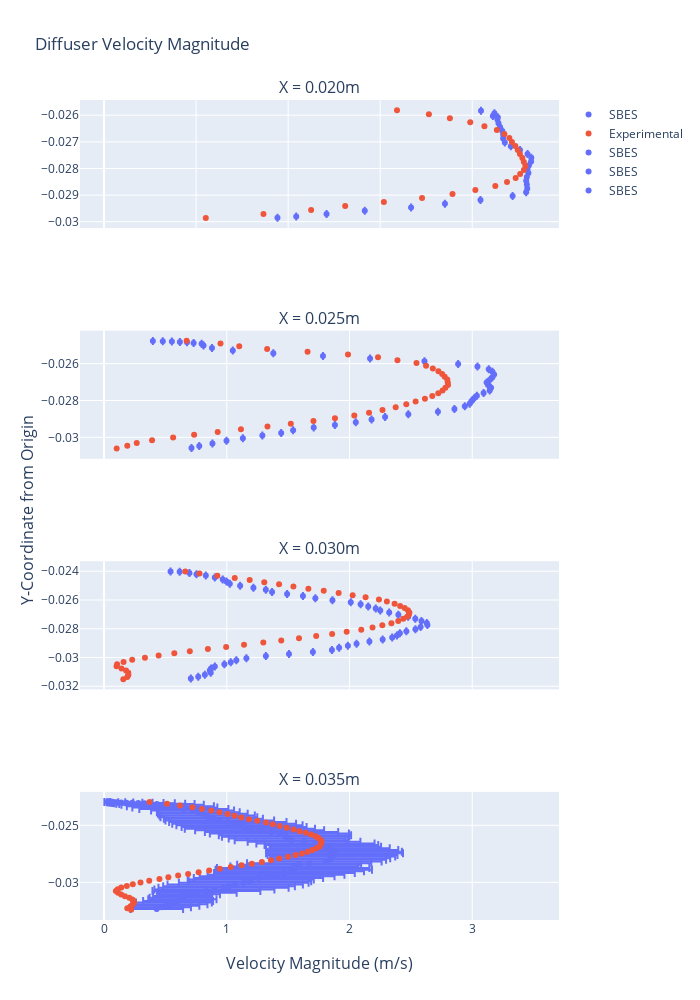

Notebook code cell kept with this figure:
### Code cell
color10_16 = ['#636EFA', '#EF553B', '#00CC96', '#AB63FA', '#FFA15A', '#19D3F3', '#FF6692', '#B6E880', '#FF97FF',
              '#FECB52']
fig1 = make_subplots(
    rows=4,
    cols=1,
    shared_xaxes=True,
    x_title="Velocity Magnitude (m/s)",
    y_title="Y-Coordinate from Origin",
    subplot_titles=("X = 0.020m", "X = 0.025m", "X = 0.030m", "X = 0.035m"))

fig1.add_trace(go.Scatter(x=d1_df['velocity-magnitude_bin_mean'],
                          y=d1_df['y-coordinate_bin_mean'],
                          mode='markers',
                          name='SBES',
                          line=dict(color=color10_16[0]),
                          # error_x_array=d4_df['velocity-magnitude_std'],
                          error_x_array=d1_df['y-coordinate_std']
                          ),
               row=1, col=1)

fig1.add_trace(go.Scatter(x=experimental_df['inst_Vmag'],
                          y=experimental_df['Y'],
                          mode='markers',
                          name='Experimental',
                          line=dict(color=color10_16[1])),
               row=1, col=1)

fig1.add_trace(go.Scatter(x=d2_df['velocity-magnitude_bin_mean'],
                          y=d2_df['y-coordinate_bin_mean'],
                          mode='markers',
                          name='SBES',
                          line=dict(color=color10_16[0]),
                          # error_x_array=d4_df['velocity-magnitude_std'],
                          error_x_array=d2_df['y-coordinate_std']
                          ),
               row=2, col=1)

fig1.add_trace(go.Scatter(x=experimental_df['inst_Vmag.1'],
                          y=experimental_df['Y.1'],
                          mode='markers',
                          name='Experimental',
                          line=dict(color=color10_16[1]),
                          showlegend=False),
               row=2, col=1)

fig1.add_trace(go.Scatter(x=d3_df['velocity-magnitude_bin_mean'],
                          y=d3_df['y-coordinate_bin_mean'],
                          mode='markers',
                          name='SBES',
                          line=dict(color=color10_16[0]),
                          # error_x_array=d4_df['velocity-magnitude_std'],
                          error_x_array=d3_df['y-coordinate_std']
                          ),
               row=3, col=1)

fig1.add_trace(go.Scatter(x=experimental_df['inst_Vmag.2'],
                          y=experimental_df['Y.2'],
                          mode='markers',
                          name='Experimental',
                          line=dict(color=color10_16[1]),
                          showlegend=False),
               row=3, col=1)

fig1.add_trace(go.Scatter(x=d4_df['velocity-magnitude_bin_mean'],
                          y=d4_df['y-coordinate_bin_mean'],
                          mode='markers',
                          name='SBES',
                          line=dict(color=color10_16[0]),
                          error_x_array=d4_df['velocity-magnitude_std']
                          # error_x_array=d4_df['y-coordinate_std']
                          ),
               row=4, col=1)

fig1.add_trace(go.Scatter(x=experimental_df['inst_Vmag.3'],
                          y=experimental_df['Y.3'],
                          mode='markers',
                          name='Experimental',
                          line=dict(color=color10_16[1]),
                          showlegend=False),
               row=4, col=1)

fig1.update_layout(height=1000, width=700,
                   title_text="Diffuser Velocity Magnitude",
                   xaxis=dict(
                       tickmode='linear',
                       tick0=0,
                       dtick=0.75
                   ))

fig1.show()

### Figure 1 — Plotly figure (JSON) as saved in the notebook; plotly's stock layout.template omitted (floating-point values rounded to 4 significant figures)
{"data": [{"error_x": {"array": [0.0, 0.0, 0.0, 0.0, 0.0, 0.0, 9.022e-10, 0.0, 0.0, 0.0, 0.0, 8.008e-10, 0.0, 0.0, 0.0, 0.0, 7.197e-10, 0.0, 9.022e-10, 0.0, 0.0, 9.022e-10, 0.0, 9.424e-10, 0.0, 0.0, 6.083e-10, 0.0, 0.0, 0.0, 0.0, 8.008e-10]}, "line": {"color": "#636EFA"}, "mode": "markers", "name": "SBES", "type": "scatter", "x": [3.072, 3.181, 3.168, 3.208, 3.205, 3.214, 3.227, 3.245, 3.252, 3.252, 3.266, 3.315, 3.389, 3.451, 3.481, 3.48, 3.461, 3.45, 3.458, 3.445, 3.44, 3.445, 3.448, 3.439, 3.329, 3.067, 2.778, 2.502, 2.125, 1.813, 1.566, 1.413], "xaxis": "x", "y": [-0.02583, -0.02592, -0.02603, -0.02607, -0.02616, -0.0263, -0.02645, -0.02659, -0.02673, -0.02688, -0.02702, -0.02717, -0.02731, -0.02745, -0.0276, -0.02774, -0.02789, -0.02803, -0.02817, -0.02832, -0.02846, -0.02861, -0.02875, -0.02889, -0.02904, -0.02918, -0.02933, -0.02947, -0.02959, -0.02971, -0.02981, -0.02985], "yaxis": "y"}, {"line": {"color": "#EF553B"}, "mode": "markers", "name": "Experimental", "type": "scatter", "x": [2.387, 2.647, 2.818, 2.984, 3.099, 3.201, 3.262, 3.303, 3.324, 3.351, 3.371, 3.389, 3.409, 3.421, 3.433, 3.421, 3.39, 3.354, 3.283, 3.188, 3.026, 2.839, 2.591, 2.28, 1.965, 1.687, 1.299, 0.8291, null, null, null, null, null, null, null, null, null, null, null, null, null, null, null, null, null, null, null, null, null, null, null, null, null, null, null, null, null, null, null, null, null, null, null, null], "xaxis": "x", "y": [-0.02581, -0.02596, -0.02611, -0.02626, -0.02641, -0.02656, -0.02671, -0.02686, -0.02701, -0.02716, -0.02731, -0.02746, -0.02761, -0.02776, -0.02791, -0.02806, -0.02821, -0.02836, -0.02851, -0.02866, -0.02881, -0.02896, -0.02911, -0.02926, -0.02941, -0.02956, -0.02971, -0.02986, null, null, null, null, null, null, null, null, null, null, null, null, null, null, null, null, null, null, null, null, null, null, null, null, null, null, null, null, null, null, null, null, null, null, null, null], "yaxis": "y"}, {"error_x": {"array": [7.197e-10, 0.0, 0.0, 0.0, 0.0, 8.008e-10, 5.355e-10, 0.0, 6.083e-10, 0.0, 6.083e-10, 0.0, 0.0, 6.083e-10, 0.0, 0.0, 0.0, 5.355e-10, 5.355e-10, 0.0, 0.0, 9.175e-10, 0.0, 0.0, 9.342e-10, 0.0, 0.0, 0.0, 0.0, 8.88e-10, 0.0, 7.236e-10, 9.175e-10, 0.0, 9.022e-10, 0.0, 8.008e-10, 0.0, 0.0, 9.022e-10, 0.0, 8.374e-10, 0.0, 0.0, 0.0, 0.0, 4.442e-10]}, "line": {"color": "#636EFA"}, "mode": "markers", "name": "SBES", "type": "scatter", "x": [0.7128, 0.7757, 0.8832, 0.9979, 1.131, 1.29, 1.443, 1.541, 1.708, 1.881, 2.051, 2.18, 2.29, 2.479, 2.721, 2.855, 2.939, 2.979, 2.995, 3.013, 0.3978, 0.4787, 0.5527, 0.618, 0.676, 0.73, 0.7949, 0.8107, 0.8794, 1.049, 1.379, 1.784, 2.167, 2.611, 2.885, 3.043, 3.135, 3.164, 3.179, 3.164, 3.144, 3.117, 3.129, 3.154, 3.143, 3.093, 3.038], "xaxis": "x2", "y": [-0.03057, -0.03047, -0.03033, -0.03019, -0.03005, -0.0299, -0.02976, -0.02961, -0.02947, -0.02933, -0.02918, -0.02904, -0.02889, -0.02875, -0.02861, -0.02846, -0.02832, -0.02817, -0.02803, -0.02789, -0.02477, -0.02478, -0.0248, -0.02482, -0.02485, -0.02488, -0.02492, -0.02502, -0.02515, -0.02529, -0.02544, -0.02558, -0.02573, -0.02587, -0.02601, -0.02616, -0.0263, -0.02645, -0.02659, -0.02673, -0.02688, -0.02702, -0.02717, -0.02731, -0.02745, -0.0276, -0.02774], "yaxis": "y2"}, {"line": {"color": "#EF553B"}, "mode": "markers", "name": "Experimental", "showlegend": false, "type": "scatter", "x": [0.6731, 0.949, 1.102, 1.329, 1.658, 1.988, 2.232, 2.391, 2.546, 2.624, 2.679, 2.725, 2.755, 2.776, 2.797, 2.8, 2.803, 2.782, 2.758, 2.723, 2.675, 2.614, 2.539, 2.463, 2.376, 2.269, 2.159, 2.039, 1.881, 1.706, 1.522, 1.332, 1.115, 0.926, 0.734, 0.5628, 0.3912, 0.2663, 0.1895, 0.1029, null, null, null, null, null, null, null, null, null, null, null, null, null, null, null, null, null, null, null, null, null, null, null, null], "xaxis": "x2", "y": [-0.02476, -0.02491, -0.02506, -0.02521, -0.02536, -0.02551, -0.02566, -0.02581, -0.02596, -0.02611, -0.02626, -0.02641, -0.02656, -0.02671, -0.02686, -0.02701, -0.02716, -0.02731, -0.02746, -0.02761, -0.02776, -0.02791, -0.02806, -0.02821, -0.02836, -0.02851, -0.02866, -0.02881, -0.02896, -0.02911, -0.02926, -0.02941, -0.02956, -0.02971, -0.02986, -0.03001, -0.03016, -0.03031, -0.03046, -0.03061, null, null, null, null, null, null, null, null, null, null, null, null, null, null, null, null, null, null, null, null, null, null, null, null], "yaxis": "y2"}, {"error_x": {"array": [1.341e-09, 0.0, 0.0, 0.0, 0.0, 0.0, 3.19e-10, 0.0, 0.0, 0.0, 0.0, 0.0, 0.0, 0.0, 0.0, 0.0, 0.0, 0.0, 0.0, 0.0, 0.0, 0.0, 0.0, 9.374e-10, 0.0, 0.0, 8.052e-10, 0.0, 0.0, 0.0, 0.0, 0.0, 0.0, 0.0, 0.0, 0.0, 0.0, 0.0, 7.197e-10, 0.0, 0.0, 0.0, 0.0, 0.0, 0.0, 0.0, 0.0, 0.0, 0.0, 0.0, 0.0, 0.0, 0.0, 0.0, 0.0]}, "line": {"color": "#636EFA"}, "mode": "markers", "name": "SBES", "type": "scatter", "x": [0.7073, 0.7674, 0.8215, 0.8694, 0.8618, 0.8721, 0.9028, 0.9805, 1.032, 1.078, 1.16, 1.319, 1.507, 1.702, 1.857, 1.915, 1.987, 2.058, 2.162, 2.27, 2.348, 2.387, 2.41, 2.463, 0.542, 0.6162, 0.696, 0.7531, 0.829, 0.9026, 0.9671, 0.9976, 1.025, 1.109, 1.217, 1.318, 1.369, 1.492, 1.621, 1.722, 1.861, 2.01, 2.091, 2.153, 2.214, 2.251, 2.323, 2.398, 2.478, 2.536, 2.586, 2.63, 2.635, 2.579, 2.537], "xaxis": "x3", "y": [-0.03146, -0.03134, -0.0312, -0.03105, -0.03091, -0.03077, -0.03062, -0.03048, -0.03033, -0.03019, -0.03005, -0.0299, -0.02976, -0.02961, -0.02947, -0.02933, -0.02918, -0.02904, -0.02889, -0.02875, -0.02861, -0.02846, -0.02832, -0.02817, -0.02401, -0.02404, -0.02412, -0.0242, -0.02429, -0.02443, -0.02457, -0.02472, -0.02486, -0.02501, -0.02515, -0.02529, -0.02544, -0.02558, -0.02573, -0.02587, -0.02601, -0.02616, -0.0263, -0.02645, -0.02659, -0.02673, -0.02688, -0.02702, -0.02717, -0.02731, -0.02745, -0.0276, -0.02774, -0.02789, -0.02803], "yaxis": "y3"}, {"line": {"color": "#EF553B"}, "mode": "markers", "name": "Experimental", "showlegend": false, "type": "scatter", "x": [0.6622, 0.7779, 0.9233, 1.065, 1.187, 1.306, 1.426, 1.543, 1.665, 1.79, 1.912, 2.026, 2.131, 2.24, 2.304, 2.367, 2.412, 2.45, 2.476, 2.488, 2.485, 2.47, 2.438, 2.397, 2.342, 2.268, 2.188, 2.096, 1.977, 1.859, 1.728, 1.588, 1.444, 1.298, 1.141, 0.995, 0.8462, 0.6989, 0.5725, 0.4448, 0.3331, 0.2292, 0.1589, 0.1065, 0.102, 0.1425, 0.1793, 0.1973, 0.1985, 0.1892, 0.157, null, null, null, null, null, null, null, null, null, null, null, null, null], "xaxis": "x3", "y": [-0.02401, -0.02416, -0.02431, -0.02446, -0.02461, -0.02476, -0.02491, -0.02506, -0.02521, -0.02536, -0.02551, -0.02566, -0.02581, -0.02596, -0.02611, -0.02626, -0.02641, -0.02656, -0.02671, -0.02686, -0.02701, -0.02716, -0.02731, -0.02746, -0.02761, -0.02776, -0.02791, -0.02806, -0.02821, -0.02836, -0.02851, -0.02866, -0.02881, -0.02896, -0.02911, -0.02926, -0.02941, -0.02956, -0.02971, -0.02986, -0.03001, -0.03016, -0.03031, -0.03046, -0.03061, -0.03076, -0.03091, -0.03106, -0.03121, -0.03136, -0.03151, null, null, null, null, null, null, null, null, null, null, null, null, null], "yaxis": "y3"}, {"error_x": {"array": [0.5183, 0.539, 0.5666, 0.5431, 0.5254, 0.5307, 0.5092, 0.5141, 0.5045, 0.4782, 0.4428, 0.4035, 0.3942, 0.389, 0.3654, 0.3374, 0.338, 0.3628, 0.3464, 0.3546, 0.3356, 0.3067, 0.2806, 0.2463, 0.206, 0.1656, 0.129, 0.0972, 0.07008, 0.04685, 0.02373, 0.2151, 0.2389, 0.2686, 0.3005, 0.3087, 0.2849, 0.2782, 0.2533, 0.241, 0.2487, 0.325, 0.4395, 0.489, 0.5302, 0.5366, 0.5515, 0.5284, 0.4984, 0.5136, 0.5267, 0.5492, 0.5576, 0.5735, 0.5917, 0.6371, 0.6207, 0.5218, 0.5052, 0.5063, 0.4563, 0.4618, 0.4829, 0.5096, 0.529, 0.5578, 0.5467, 0.5386, 0.4836, 0.4541, 0.4632, 0.4815, 0.4593, 0.4612, 0.4766]}, "line": {"color": "#636EFA"}, "mode": "markers", "name": "SBES", "type": "scatter", "x": [1.479, 1.474, 1.429, 1.365, 1.268, 1.188, 1.141, 1.104, 1.06, 1.009, 0.943, 0.8908, 0.8544, 0.8396, 0.805, 0.768, 0.7213, 0.6504, 0.5769, 0.5405, 0.4773, 0.4311, 0.3803, 0.3304, 0.279, 0.2295, 0.183, 0.1405, 0.1025, 0.06883, 0.02636, 0.4291, 0.4692, 0.5079, 0.5423, 0.5691, 0.6033, 0.6382, 0.6244, 0.6408, 0.6957, 0.7556, 0.834, 0.8992, 0.9737, 1.018, 1.069, 1.138, 1.189, 1.195, 1.258, 1.329, 1.401, 1.47, 1.527, 1.546, 1.541, 1.551, 1.59, 1.672, 1.805, 1.836, 1.849, 1.863, 1.862, 1.878, 1.88, 1.859, 1.844, 1.803, 1.771, 1.723, 1.63, 1.526, 1.492], "xaxis": "x4", "y": [-0.02601, -0.02587, -0.02573, -0.02558, -0.02544, -0.02529, -0.02515, -0.02501, -0.02486, -0.02472, -0.02457, -0.02443, -0.02429, -0.02414, -0.024, -0.02385, -0.02371, -0.02357, -0.02345, -0.02333, -0.02321, -0.02314, -0.02311, -0.02308, -0.02305, -0.02303, -0.02301, -0.023, -0.02298, -0.02297, -0.02296, -0.03233, -0.03219, -0.03206, -0.03192, -0.03177, -0.03163, -0.03149, -0.03134, -0.0312, -0.03105, -0.03091, -0.03077, -0.03062, -0.03048, -0.03033, -0.03019, -0.03005, -0.0299, -0.02976, -0.02961, -0.02947, -0.02933, -0.02918, -0.02904, -0.02889, -0.02875, -0.02861, -0.02846, -0.02832, -0.02817, -0.02803, -0.02789, -0.02774, -0.0276, -0.02745, -0.02731, -0.02717, -0.02702, -0.02688, -0.02673, -0.02659, -0.02645, -0.0263, -0.02616], "yaxis": "y4"}, {"line": {"color": "#EF553B"}, "mode": "markers", "name": "Experimental", "showlegend": false, "type": "scatter", "x": [0.3707, 0.5128, 0.6192, 0.7198, 0.7978, 0.8739, 0.9402, 1.007, 1.063, 1.118, 1.181, 1.248, 1.32, 1.375, 1.432, 1.489, 1.545, 1.593, 1.643, 1.686, 1.724, 1.744, 1.764, 1.771, 1.769, 1.764, 1.757, 1.73, 1.697, 1.66, 1.613, 1.56, 1.499, 1.427, 1.36, 1.286, 1.204, 1.121, 1.032, 0.9434, 0.8564, 0.7704, 0.6852, 0.6037, 0.5242, 0.4515, 0.3679, 0.2971, 0.2342, 0.1856, 0.1405, 0.1116, 0.09631, 0.1138, 0.1395, 0.1698, 0.2053, 0.2309, 0.2422, 0.2436, 0.2304, 0.2143, 0.1894, 0.2206], "xaxis": "x4", "y": [-0.02296, -0.02311, -0.02326, -0.02341, -0.02356, -0.02371, -0.02386, -0.02401, -0.02416, -0.02431, -0.02446, -0.02461, -0.02476, -0.02491, -0.02506, -0.02521, -0.02536, -0.02551, -0.02566, -0.02581, -0.02596, -0.02611, -0.02626, -0.02641, -0.02656, -0.02671, -0.02686, -0.02701, -0.02716, -0.02731, -0.02746, -0.02761, -0.02776, -0.02791, -0.02806, -0.02821, -0.02836, -0.02851, -0.02866, -0.02881, -0.02896, -0.02911, -0.02926, -0.02941, -0.02956, -0.02971, -0.02986, -0.03001, -0.03016, -0.03031, -0.03046, -0.03061, -0.03076, -0.03091, -0.03106, -0.03121, -0.03136, -0.03151, -0.03166, -0.03181, -0.03196, -0.03211, -0.03226, -0.03241], "yaxis": "y4"}], "layout": {"annotations": [{"font": {"size": 16}, "showarrow": false, "text": "X = 0.020m", "x": 0.5, "xanchor": "center", "xref": "paper", "y": 1.0, "yanchor": "bottom", "yref": "paper"}, {"font": {"size": 16}, "showarrow": false, "text": "X = 0.025m", "x": 0.5, "xanchor": "center", "xref": "paper", "y": 0.7188, "yanchor": "bottom", "yref": "paper"}, {"font": {"size": 16}, "showarrow": false, "text": "X = 0.030m", "x": 0.5, "xanchor": "center", "xref": "paper", "y": 0.4375, "yanchor": "bottom", "yref": "paper"}, {"font": {"size": 16}, "showarrow": false, "text": "X = 0.035m", "x": 0.5, "xanchor": "center", "xref": "paper", "y": 0.1562, "yanchor": "bottom", "yref": "paper"}, {"font": {"size": 16}, "showarrow": false, "text": "Velocity Magnitude (m/s)", "x": 0.5, "xanchor": "center", "xref": "paper", "y": 0, "yanchor": "top", "yref": "paper", "yshift": -30}, {"font": {"size": 16}, "showarrow": false, "text": "Y-Coordinate from Origin", "textangle": -90, "x": 0, "xanchor": "right", "xref": "paper", "xshift": -40, "y": 0.5, "yanchor": "middle", "yref": "paper"}], "height": 1000, "title": {"text": "Diffuser Velocity Magnitude"}, "width": 700, "xaxis": {"anchor": "y", "domain": [0.0, 1.0], "dtick": 0.75, "matches": "x4", "showticklabels": false, "tick0": 0, "tickmode": "linear"}, "xaxis2": {"anchor": "y2", "domain": [0.0, 1.0], "matches": "x4", "showticklabels": false}, "xaxis3": {"anchor": "y3", "domain": [0.0, 1.0], "matches": "x4", "showticklabels": false}, "xaxis4": {"anchor": "y4", "domain": [0.0, 1.0]}, "yaxis": {"anchor": "x", "domain": [0.8438, 1.0]}, "yaxis2": {"anchor": "x2", "domain": [0.5625, 0.7188]}, "yaxis3": {"anchor": "x3", "domain": [0.2812, 0.4375]}, "yaxis4": {"anchor": "x4", "domain": [0.0, 0.1562]}}}
